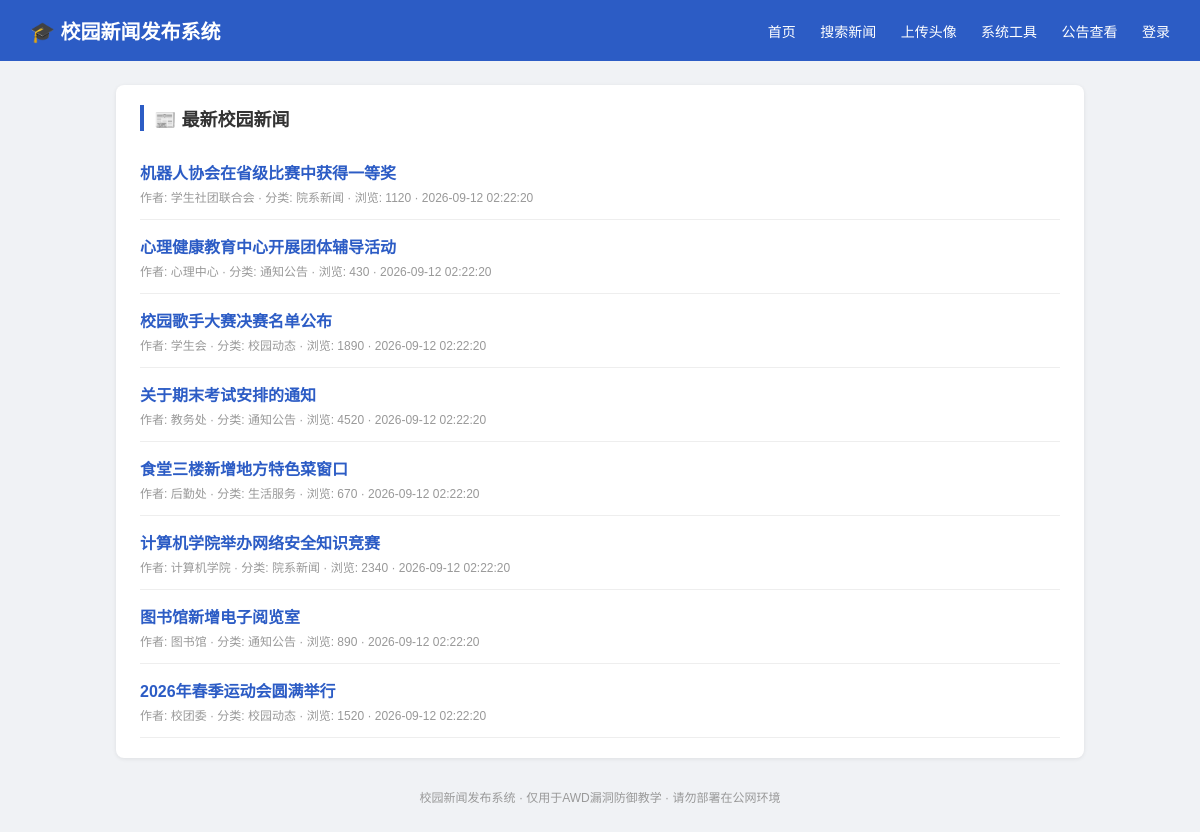
The page /src/fixed/index.php on the database its author committed.
### tables this page shows
CREATE TABLE IF NOT EXISTS news (
    id INT AUTO_INCREMENT PRIMARY KEY,
    title VARCHAR(200) NOT NULL,
    content TEXT NOT NULL,
    author VARCHAR(50),
    category VARCHAR(50),
    views INT DEFAULT 0,
    create_time DATETIME DEFAULT CURRENT_TIMESTAMP
);

### src/fixed/index.php (the view, shortened to what this page needs)
<?php
require_once __DIR__ . '/includes/db.php';
$sql = "SELECT id, title, author, category, views, create_time FROM news ORDER BY id DESC";
$result = mysqli_query($conn, $sql);
require_once __DIR__ . '/includes/header.php';
?>
<div class="card">
  <h2>📰 最新校园新闻</h2>
  <?php while ($news = mysqli_fetch_assoc($result)): ?>
  <div class="news-item">
    <a href="news.php?id=<?php echo $news['id']; ?>"><?php echo htmlspecialchars($news['title']); ?></a>
    <div class="meta">
      作者: <?php echo htmlspecialchars($news['author']); ?> ·
      分类: <?php echo htmlspecialchars($news['category']); ?> ·
      浏览: <?php echo $news['views']; ?> ·
      <?php echo $news['create_time']; ?>
    </div>
  </div>
  <?php endwhile; ?>
</div>
<?php require_once __DIR__ . '/includes/footer.php'; ?>

### src/fixed/includes/header.php (shortened to what this page needs)
<!DOCTYPE html>
<html lang="zh-CN">
<head>
</head>
<body>
<div class="topbar">
  <div class="brand">🎓 校园新闻发布系统</div>
  <div class="nav">
    <a href="index.php">首页</a>
    <a href="search.php">搜索新闻</a>
    <a href="upload.php">上传头像</a>
    <a href="tools.php">系统工具</a>
    <a href="notice.php">公告查看</a>
    <?php if (isset($_SESSION['uid'])): ?>
      <a href="profile.php?id=<?php echo $_SESSION['uid']; ?>">我的资料</a>
      <a href="logout.php">退出</a>
    <?php else: ?>
      <a href="login.php">登录</a>
    <?php endif; ?>
  </div>
</div>
<div class="container">

### src/fixed/includes/footer.php
  <div class="footer-note">校园新闻发布系统 · 仅用于AWD漏洞防御教学 · 请勿部署在公网环境</div>
</div>
</body>
</html>

### src/fixed/includes/header.php (style rules this page uses)
* { box-sizing: border-box; }
body { margin:0; font-family:"Microsoft Yahei",sans-serif; background:#f0f2f5; color:#333; }
.topbar { background:#2c5cc5; color:#fff; padding:16px 30px; display:flex; justify-content:space-between; align-items:center; }
.topbar .brand { font-size:20px; font-weight:bold; }
.topbar .nav a { color:#fff; margin-left:20px; text-decoration:none; font-size:14px; }
.container { max-width:1000px; margin:24px auto; padding:0 16px; }
.card { background:#fff; border-radius:8px; padding:20px 24px; box-shadow:0 1px 4px rgba(0,0,0,0.08); margin-bottom:20px; }
.card h2 { margin-top:0; font-size:18px; border-left:4px solid #2c5cc5; padding-left:10px; }
.news-item { border-bottom:1px solid #eee; padding:14px 0; }
.news-item a { color:#2c5cc5; text-decoration:none; font-size:16px; font-weight:bold; }
.news-item .meta { color:#999; font-size:12px; margin-top:4px; }
.footer-note { text-align:center; color:#999; font-size:12px; margin:30px 0; }

### rows shown on the page
news: title "机器人协会在省级比赛中获得一等奖", author "学生社团联合会", category "院系新闻", views "1120", create_time "2026-09-12 02:22:20"
news: title "心理健康教育中心开展团体辅导活动", author "心理中心", category "通知公告", views "430", create_time "2026-09-12 02:22:20"
news: title "校园歌手大赛决赛名单公布", author "学生会", category "校园动态", views "1890", create_time "2026-09-12 02:22:20"
news: title "关于期末考试安排的通知", author "教务处", category "通知公告", views "4520", create_time "2026-09-12 02:22:20"
news: title "食堂三楼新增地方特色菜窗口", author "后勤处", category "生活服务", views "670", create_time "2026-09-12 02:22:20"
news: title "计算机学院举办网络安全知识竞赛", author "计算机学院", category "院系新闻", views "2340", create_time "2026-09-12 02:22:20"
news: title "图书馆新增电子阅览室", author "图书馆", category "通知公告", views "890", create_time "2026-09-12 02:22:20"
news: title "2026年春季运动会圆满举行", author "校团委", category "校园动态", views "1520", create_time "2026-09-12 02:22:20"
